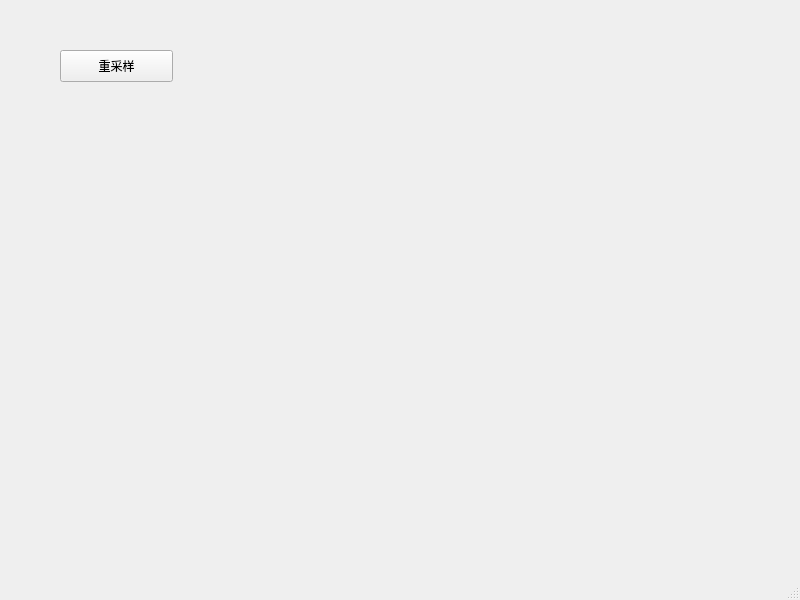
<?xml version="1.0" encoding="UTF-8"?>
<ui version="4.0">
 <class>MainWindow</class>
 <widget class="QMainWindow" name="MainWindow">
  <property name="geometry">
   <rect>
    <x>0</x>
    <y>0</y>
    <width>800</width>
    <height>600</height>
   </rect>
  </property>
  <property name="windowTitle">
   <string>MainWindow</string>
  </property>
  <widget class="QWidget" name="centralwidget">
   <widget class="QPushButton" name="resampleButton">
    <property name="geometry">
     <rect>
      <x>60</x>
      <y>50</y>
      <width>113</width>
      <height>32</height>
     </rect>
    </property>
    <property name="text">
     <string>重采样</string>
    </property>
   </widget>
  </widget>
  <widget class="QMenuBar" name="menubar">
   <property name="geometry">
    <rect>
     <x>0</x>
     <y>0</y>
     <width>800</width>
     <height>24</height>
    </rect>
   </property>
  </widget>
  <widget class="QStatusBar" name="statusbar"/>
 </widget>
 <resources/>
 <connections/>
</ui>
